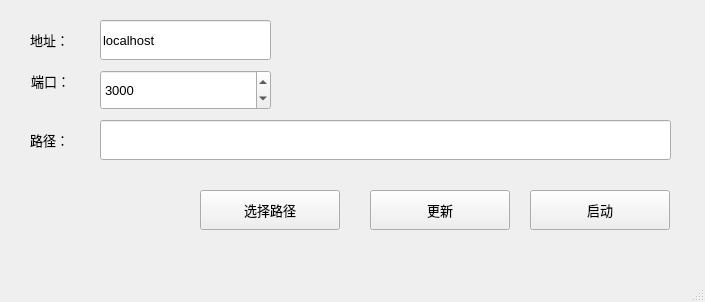
<?xml version="1.0" encoding="UTF-8"?>
<ui version="4.0">
 <class>MainWindow</class>
 <widget class="QMainWindow" name="MainWindow">
  <property name="geometry">
   <rect>
    <x>0</x>
    <y>0</y>
    <width>705</width>
    <height>302</height>
   </rect>
  </property>
  <property name="font">
   <font>
    <family>Microsoft YaHei UI</family>
    <pointsize>10</pointsize>
   </font>
  </property>
  <property name="windowTitle">
   <string>Go File 启动器</string>
  </property>
  <widget class="QWidget" name="centralwidget">
   <widget class="QPushButton" name="startBtn">
    <property name="geometry">
     <rect>
      <x>530</x>
      <y>190</y>
      <width>140</width>
      <height>40</height>
     </rect>
    </property>
    <property name="text">
     <string>启动</string>
    </property>
   </widget>
   <widget class="QPushButton" name="updateBtn">
    <property name="geometry">
     <rect>
      <x>370</x>
      <y>190</y>
      <width>140</width>
      <height>40</height>
     </rect>
    </property>
    <property name="text">
     <string>更新</string>
    </property>
   </widget>
   <widget class="QPushButton" name="chooseBtn">
    <property name="geometry">
     <rect>
      <x>200</x>
      <y>190</y>
      <width>140</width>
      <height>40</height>
     </rect>
    </property>
    <property name="text">
     <string>选择路径</string>
    </property>
   </widget>
   <widget class="QLabel" name="label_3">
    <property name="geometry">
     <rect>
      <x>30</x>
      <y>120</y>
      <width>45</width>
      <height>40</height>
     </rect>
    </property>
    <property name="text">
     <string>路径：</string>
    </property>
   </widget>
   <widget class="QLineEdit" name="pathLineEdit">
    <property name="geometry">
     <rect>
      <x>100</x>
      <y>120</y>
      <width>571</width>
      <height>40</height>
     </rect>
    </property>
   </widget>
   <widget class="QSpinBox" name="portSpinBox">
    <property name="geometry">
     <rect>
      <x>100</x>
      <y>70</y>
      <width>171</width>
      <height>40</height>
     </rect>
    </property>
    <property name="minimum">
     <number>1</number>
    </property>
    <property name="maximum">
     <number>65536</number>
    </property>
    <property name="value">
     <number>3000</number>
    </property>
   </widget>
   <widget class="QLabel" name="label">
    <property name="geometry">
     <rect>
      <x>31</x>
      <y>61</y>
      <width>45</width>
      <height>40</height>
     </rect>
    </property>
    <property name="text">
     <string>端口：</string>
    </property>
   </widget>
   <widget class="QLabel" name="label_2">
    <property name="geometry">
     <rect>
      <x>30</x>
      <y>20</y>
      <width>45</width>
      <height>40</height>
     </rect>
    </property>
    <property name="text">
     <string>地址：</string>
    </property>
   </widget>
   <widget class="QLineEdit" name="hostLineEdit">
    <property name="geometry">
     <rect>
      <x>100</x>
      <y>20</y>
      <width>171</width>
      <height>40</height>
     </rect>
    </property>
    <property name="text">
     <string>localhost</string>
    </property>
   </widget>
  </widget>
  <widget class="QMenuBar" name="menubar">
   <property name="geometry">
    <rect>
     <x>0</x>
     <y>0</y>
     <width>705</width>
     <height>28</height>
    </rect>
   </property>
  </widget>
  <widget class="QStatusBar" name="statusbar"/>
 </widget>
 <resources/>
 <connections/>
</ui>
